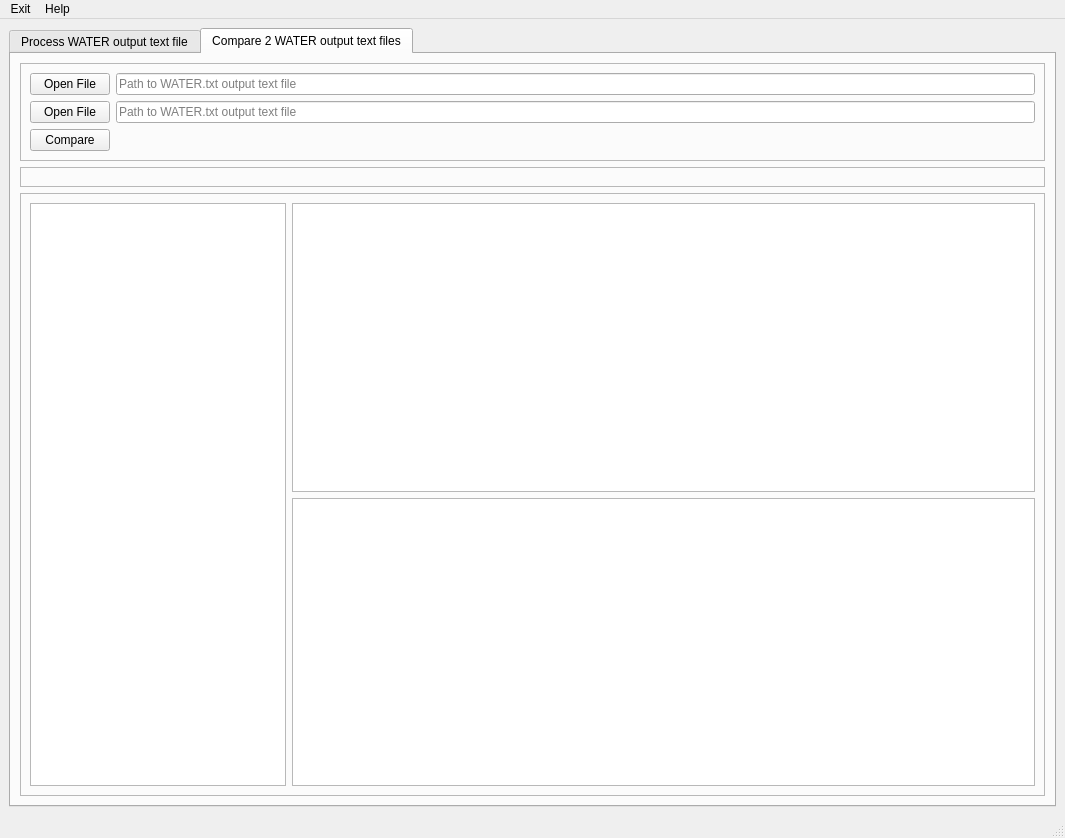
<?xml version="1.0" encoding="UTF-8"?>
<ui version="4.0">
 <class>MainWindow</class>
 <widget class="QMainWindow" name="MainWindow">
  <property name="geometry">
   <rect>
    <x>0</x>
    <y>0</y>
    <width>1065</width>
    <height>838</height>
   </rect>
  </property>
  <property name="windowTitle">
   <string>MainWindow</string>
  </property>
  <widget class="QWidget" name="centralwidget">
   <layout class="QVBoxLayout" name="verticalLayout_2">
    <item>
     <widget class="QTabWidget" name="tabWidget">
      <property name="autoFillBackground">
       <bool>true</bool>
      </property>
      <property name="styleSheet">
       <string notr="true"/>
      </property>
      <property name="tabShape">
       <enum>QTabWidget::Rounded</enum>
      </property>
      <property name="currentIndex">
       <number>1</number>
      </property>
      <property name="tabsClosable">
       <bool>false</bool>
      </property>
      <property name="movable">
       <bool>true</bool>
      </property>
      <widget class="QWidget" name="tab_watertxt">
       <attribute name="title">
        <string>Process WATER output text file</string>
       </attribute>
       <layout class="QVBoxLayout" name="verticalLayout_3">
        <item>
         <widget class="QFrame" name="frame">
          <property name="frameShape">
           <enum>QFrame::StyledPanel</enum>
          </property>
          <property name="frameShadow">
           <enum>QFrame::Raised</enum>
          </property>
          <layout class="QHBoxLayout" name="horizontalLayout_2">
           <item>
            <widget class="QPushButton" name="tab_watertxt_push_button_open_file">
             <property name="toolTip">
              <string>&lt;html&gt;&lt;head/&gt;&lt;body&gt;&lt;p&gt;Open a WATER.txt output text file&lt;/p&gt;&lt;/body&gt;&lt;/html&gt;</string>
             </property>
             <property name="text">
              <string>Open File</string>
             </property>
            </widget>
           </item>
           <item>
            <widget class="QLineEdit" name="tab_watertxt_line_edit_open_file">
             <property name="readOnly">
              <bool>true</bool>
             </property>
             <property name="placeholderText">
              <string>Path to WATER.txt output text file</string>
             </property>
            </widget>
           </item>
          </layout>
         </widget>
        </item>
        <item>
         <widget class="QFrame" name="frame_2">
          <property name="frameShape">
           <enum>QFrame::StyledPanel</enum>
          </property>
          <property name="frameShadow">
           <enum>QFrame::Raised</enum>
          </property>
          <layout class="QVBoxLayout" name="verticalLayout">
           <item>
            <widget class="MatplotlibWidget" name="tab_watertxt_matplotlib_widget">
             <property name="toolTip">
              <string>Plot of a parameter for selected WATER.txt output text file</string>
             </property>
            </widget>
           </item>
          </layout>
         </widget>
        </item>
        <item>
         <widget class="QFrame" name="frame_3">
          <property name="frameShape">
           <enum>QFrame::StyledPanel</enum>
          </property>
          <property name="frameShadow">
           <enum>QFrame::Raised</enum>
          </property>
          <layout class="QHBoxLayout" name="horizontalLayout">
           <item>
            <widget class="QListWidget" name="tab_watertxt_list_widget">
             <property name="sizePolicy">
              <sizepolicy hsizetype="Fixed" vsizetype="Expanding">
               <horstretch>0</horstretch>
               <verstretch>0</verstretch>
              </sizepolicy>
             </property>
             <property name="maximumSize">
              <size>
               <width>16777215</width>
               <height>16777215</height>
              </size>
             </property>
             <property name="toolTip">
              <string>List of column names for selected WATER.txt output text file</string>
             </property>
            </widget>
           </item>
           <item>
            <widget class="QTableWidget" name="tab_watertxt_table_widget">
             <property name="toolTip">
              <string>Table of values for selected WATER.txt output text file</string>
             </property>
             <property name="editTriggers">
              <set>QAbstractItemView::NoEditTriggers</set>
             </property>
             <property name="sortingEnabled">
              <bool>false</bool>
             </property>
             <attribute name="horizontalHeaderCascadingSectionResizes">
              <bool>false</bool>
             </attribute>
             <attribute name="horizontalHeaderDefaultSectionSize">
              <number>160</number>
             </attribute>
            </widget>
           </item>
          </layout>
         </widget>
        </item>
       </layout>
      </widget>
      <widget class="QWidget" name="tab_watertxtcmp">
       <attribute name="title">
        <string>Compare 2 WATER output text files</string>
       </attribute>
       <layout class="QVBoxLayout" name="verticalLayout_5">
        <item>
         <widget class="QFrame" name="frame_4">
          <property name="sizePolicy">
           <sizepolicy hsizetype="Preferred" vsizetype="Preferred">
            <horstretch>0</horstretch>
            <verstretch>0</verstretch>
           </sizepolicy>
          </property>
          <property name="maximumSize">
           <size>
            <width>16777215</width>
            <height>16777215</height>
           </size>
          </property>
          <property name="frameShape">
           <enum>QFrame::StyledPanel</enum>
          </property>
          <property name="frameShadow">
           <enum>QFrame::Raised</enum>
          </property>
          <layout class="QGridLayout" name="gridLayout">
           <property name="sizeConstraint">
            <enum>QLayout::SetDefaultConstraint</enum>
           </property>
           <property name="topMargin">
            <number>9</number>
           </property>
           <property name="bottomMargin">
            <number>9</number>
           </property>
           <property name="verticalSpacing">
            <number>6</number>
           </property>
           <item row="0" column="0">
            <widget class="QPushButton" name="tab_watertxtcmp_push_button_open_file1">
             <property name="toolTip">
              <string>Open a WATER.txt output text file</string>
             </property>
             <property name="text">
              <string>Open File</string>
             </property>
            </widget>
           </item>
           <item row="2" column="0">
            <widget class="QPushButton" name="tab_watertxtcmp_push_button_open_file2">
             <property name="toolTip">
              <string>Open a WATER.txt output text file</string>
             </property>
             <property name="text">
              <string>Open File</string>
             </property>
            </widget>
           </item>
           <item row="2" column="1">
            <widget class="QLineEdit" name="tab_watertxtcmp_line_edit_open_file2">
             <property name="placeholderText">
              <string>Path to WATER.txt output text file</string>
             </property>
            </widget>
           </item>
           <item row="0" column="1">
            <widget class="QLineEdit" name="tab_watertxtcmp_line_edit_open_file1">
             <property name="placeholderText">
              <string>Path to WATER.txt output text file</string>
             </property>
            </widget>
           </item>
           <item row="3" column="0">
            <widget class="QPushButton" name="tab_watertxtcmp_push_button_compare">
             <property name="toolTip">
              <string>Compare selected WATER.txt output text files </string>
             </property>
             <property name="text">
              <string>Compare</string>
             </property>
            </widget>
           </item>
          </layout>
         </widget>
        </item>
        <item>
         <widget class="QFrame" name="frame_5">
          <property name="frameShape">
           <enum>QFrame::StyledPanel</enum>
          </property>
          <property name="frameShadow">
           <enum>QFrame::Raised</enum>
          </property>
          <layout class="QVBoxLayout" name="verticalLayout_7">
           <item>
            <widget class="MatplotlibWidget" name="tab_watertxtcmp_matplotlib_widget">
             <property name="toolTip">
              <string>Comparison plot of a parameter for selected WATER.txt output text file</string>
             </property>
            </widget>
           </item>
          </layout>
         </widget>
        </item>
        <item>
         <widget class="QFrame" name="frame_6">
          <property name="frameShape">
           <enum>QFrame::StyledPanel</enum>
          </property>
          <property name="frameShadow">
           <enum>QFrame::Raised</enum>
          </property>
          <layout class="QHBoxLayout" name="horizontalLayout_4">
           <item>
            <widget class="QListWidget" name="tab_watertxtcmp_list_widget">
             <property name="sizePolicy">
              <sizepolicy hsizetype="Fixed" vsizetype="Expanding">
               <horstretch>0</horstretch>
               <verstretch>0</verstretch>
              </sizepolicy>
             </property>
             <property name="toolTip">
              <string>List of column names for selected WATER.txt output text files</string>
             </property>
            </widget>
           </item>
           <item>
            <layout class="QVBoxLayout" name="verticalLayout_4">
             <item>
              <widget class="QTableWidget" name="tab_watertxtcmp_table_widget1">
               <property name="toolTip">
                <string>Table of values for first selected WATER.txt output text file</string>
               </property>
               <property name="editTriggers">
                <set>QAbstractItemView::NoEditTriggers</set>
               </property>
               <attribute name="horizontalHeaderDefaultSectionSize">
                <number>160</number>
               </attribute>
              </widget>
             </item>
             <item>
              <widget class="QTableWidget" name="tab_watertxtcmp_table_widget2">
               <property name="toolTip">
                <string>Table of values for second selected WATER.txt output text file</string>
               </property>
               <property name="editTriggers">
                <set>QAbstractItemView::NoEditTriggers</set>
               </property>
               <attribute name="horizontalHeaderDefaultSectionSize">
                <number>160</number>
               </attribute>
              </widget>
             </item>
            </layout>
           </item>
          </layout>
         </widget>
        </item>
       </layout>
      </widget>
     </widget>
    </item>
   </layout>
  </widget>
  <widget class="QMenuBar" name="menubar">
   <property name="geometry">
    <rect>
     <x>0</x>
     <y>0</y>
     <width>1065</width>
     <height>21</height>
    </rect>
   </property>
   <widget class="QMenu" name="menuExit">
    <property name="title">
     <string>Exit</string>
    </property>
    <addaction name="actionExit"/>
   </widget>
   <widget class="QMenu" name="menuHelp">
    <property name="title">
     <string>Help</string>
    </property>
    <addaction name="actionAbout"/>
   </widget>
   <addaction name="menuExit"/>
   <addaction name="menuHelp"/>
  </widget>
  <widget class="QStatusBar" name="statusbar"/>
  <action name="actionExit">
   <property name="text">
    <string>Exit</string>
   </property>
   <property name="shortcut">
    <string>Ctrl+Q</string>
   </property>
  </action>
  <action name="actionAbout">
   <property name="text">
    <string>About</string>
   </property>
   <property name="shortcut">
    <string>Ctrl+H</string>
   </property>
  </action>
 </widget>
 <customwidgets>
  <customwidget>
   <class>MatplotlibWidget</class>
   <extends>QWidget</extends>
   <header>matplotlibwidget</header>
  </customwidget>
 </customwidgets>
 <resources/>
 <connections/>
</ui>
